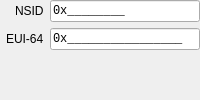
     <widget class="QWidget" name="nvm_express_ns_tab">
      <attribute name="icon">
       <iconset theme="drive-harddisk"/>
      </attribute>
      <attribute name="title">
       <string>NVM Express NS</string>
      </attribute>
      <attribute name="toolTip">
       <string>NVM Express Namespace Settings.</string>
      </attribute>
      <attribute name="whatsThis">
       <string>&lt;html&gt;&lt;head/&gt;&lt;body&gt;&lt;p&gt;NVM Express Namespace Settings.&lt;/p&gt;&lt;/body&gt;&lt;/html&gt;</string>
      </attribute>
      <layout class="QFormLayout" name="nvm_express_ns_layout">
       <property name="fieldGrowthPolicy">
        <enum>QFormLayout::FieldGrowthPolicy::ExpandingFieldsGrow</enum>
       </property>
       <property name="labelAlignment">
        <set>Qt::AlignmentFlag::AlignRight|Qt::AlignmentFlag::AlignTrailing|Qt::AlignmentFlag::AlignVCenter</set>
       </property>
       <property name="leftMargin">
        <number>6</number>
       </property>
       <property name="topMargin">
        <number>0</number>
       </property>
       <property name="rightMargin">
        <number>0</number>
       </property>
       <property name="bottomMargin">
        <number>0</number>
       </property>
       <item row="0" column="0">
        <widget class="QLabel" name="nvm_express_ns_namespace_identifier_label">
         <property name="toolTip">
          <string>Namespace identifier (NSID). The values of 0 and 0xFFFFFFFF are invalid.</string>
         </property>
         <property name="statusTip">
          <string>NSID</string>
         </property>
         <property name="whatsThis">
          <string>&lt;html&gt;&lt;head/&gt;&lt;body&gt;&lt;p&gt;Namespace identifier (NSID). The values of 0 and 0xFFFFFFFF are invalid.&lt;/p&gt;&lt;/body&gt;&lt;/html&gt;</string>
         </property>
         <property name="text">
          <string>NSID</string>
         </property>
        </widget>
       </item>
       <item row="0" column="1">
        <widget class="QLineEdit" name="nvm_express_ns_namespace_identifier">
         <property name="font">
          <font>
           <family>Monospace</family>
          </font>
         </property>
         <property name="toolTip">
          <string>Namespace identifier (NSID). The values of 0 and 0xFFFFFFFF are invalid.</string>
         </property>
         <property name="statusTip">
          <string>NSID</string>
         </property>
         <property name="whatsThis">
          <string>&lt;html&gt;&lt;head/&gt;&lt;body&gt;&lt;p&gt;Namespace identifier (NSID). The values of 0 and 0xFFFFFFFF are invalid.&lt;/p&gt;&lt;/body&gt;&lt;/html&gt;</string>
         </property>
         <property name="inputMask">
          <string notr="true">&lt;\0\xHHHHHHHH;_</string>
         </property>
         <property name="text">
          <string notr="true">0x</string>
         </property>
        </widget>
       </item>
       <item row="1" column="0">
        <widget class="QLabel" name="nvm_express_ns_ieee_extended_unique_identifier_label">
         <property name="toolTip">
          <string>This field contains the IEEE Extended Unique Identifier (EUI-64). Devices without an EUI-64 value must initialize this field with a value of 0.</string>
         </property>
         <property name="statusTip">
          <string>EUI-64</string>
         </property>
         <property name="whatsThis">
          <string>&lt;html&gt;&lt;head/&gt;&lt;body&gt;&lt;p&gt;This field contains the IEEE Extended Unique Identifier (EUI-64). Devices without an EUI-64 value must initialize this field with a value of 0.&lt;/p&gt;&lt;/body&gt;&lt;/html&gt;</string>
         </property>
         <property name="text">
          <string>EUI-64</string>
         </property>
        </widget>
       </item>
       <item row="1" column="1">
        <widget class="QLineEdit" name="nvm_express_ns_ieee_extended_unique_identifier">
         <property name="font">
          <font>
           <family>Monospace</family>
          </font>
         </property>
         <property name="toolTip">
          <string>This field contains the IEEE Extended Unique Identifier (EUI-64). Devices without an EUI-64 value must initialize this field with a value of 0.</string>
         </property>
         <property name="statusTip">
          <string>EUI-64</string>
         </property>
         <property name="whatsThis">
          <string>&lt;html&gt;&lt;head/&gt;&lt;body&gt;&lt;p&gt;This field contains the IEEE Extended Unique Identifier (EUI-64). Devices without an EUI-64 value must initialize this field with a value of 0.&lt;/p&gt;&lt;/body&gt;&lt;/html&gt;</string>
         </property>
         <property name="inputMask">
          <string notr="true">&lt;\0\xHHHHHHHHHHHHHHHH;_</string>
         </property>
         <property name="text">
          <string notr="true">0x</string>
         </property>
        </widget>
       </item>
      </layout>
     </widget>
